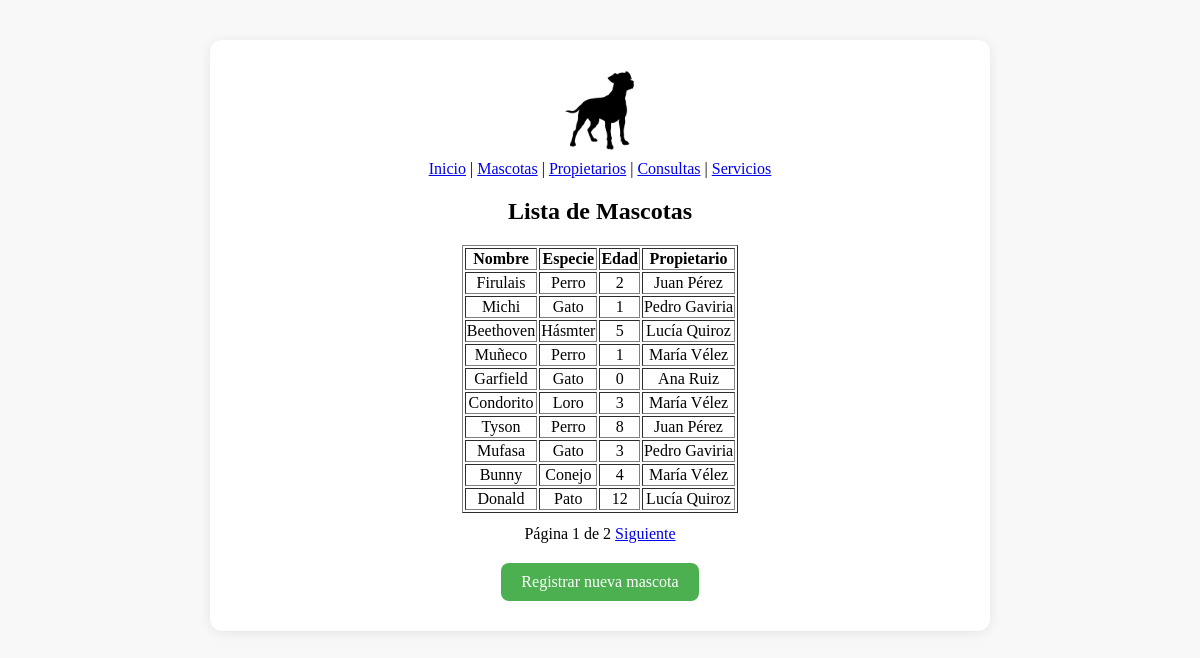
/pets/, run on the app's committed database.
### pets/models.py (models this page shows, shortened)
class Pet(models.Model):
    name = models.CharField(max_length=100)
    species = models.CharField(max_length=50)
    age = models.PositiveIntegerField()
    owner = models.ForeignKey(Owner, on_delete=models.CASCADE)

### owners/models.py (models this page shows, shortened)
class Owner(models.Model):
    name = models.CharField(max_length=100)
    phone = models.CharField(max_length=15)
    email = models.EmailField()

### pets/views.py (the view)
# urls.py: path('', views.pet_list, name='pet_list'),
def pet_list(request):
    pets = Pet.objects.all().order_by('id')
    paginator = Paginator(pets, 10)
    page_number = request.GET.get('page')
    page_obj = paginator.get_page(page_number)
    return render(request, 'pets/pet_list.html', {'page_obj': page_obj})

### templates/pets/pet_list.html (shortened to what this page needs)
{% extends 'base.html' %}
{% block content %}
<h2>Lista de Mascotas</h2>
<table border="1">
    <tr>
        <th>Nombre</th>
        <th>Especie</th>
        <th>Edad</th>
        <th>Propietario</th>
    </tr>
    {% for pet in page_obj %}
    <tr>
        <td>{{ pet.name }}</td>
        <td>{{ pet.species }}</td>
        <td>{{ pet.age }}</td>
        <td>{{ pet.owner.name }}</td>
    </tr>
    {% endfor %}
</table>
<div style="margin-top: 12px;">
    Página {{ page_obj.number }} de {{ page_obj.paginator.num_pages }}
    {% if page_obj.has_next %}
        <a href="?page={{ page_obj.next_page_number }}">Siguiente</a>
    {% endif %}
</div>
<div style="margin-top: 20px;">
    <a href="{% url 'pet_register' %}" style="display:inline-block; padding:10px 20px; background:#4CAF50; color:#fff; text-decoration:none; border-radius:8px;">Registrar nueva mascota</a>
</div>
{% endblock %}

### templates/base.html (shortened to what this page needs)
{% load static %}
<!DOCTYPE html>
<html lang="es">
<head>
</head>
<body>
    <div class="centered">
        <header>
            <img src="{% static 'img/logo.png' %}" alt="Logo Veterinaria" height="80">
            {% if request.path != '/' %}
            <nav>
                <a href="{% url 'home' %}">Inicio</a> |
                <a href="{% url 'pet_list' %}">Mascotas</a> |
                <a href="{% url 'owner_list' %}">Propietarios</a> |
                <a href="{% url 'appointment_list' %}">Consultas</a> |
                <a href="{% url 'services' %}">Servicios</a>
            </nav>
            {% endif %}
        </header>
        {% block content %}{% endblock %}
    </div>
</body>
</html>

### templates/base.html (style rules this page uses)
body { background: #f8f8f8; }
.centered { max-width: 700px; margin: 40px auto 0 auto; background: #fff; padding: 30px 40px; border-radius: 12px; box-shadow: 0 2px 12px rgba(0,0,0,0.08); text-align: center; }
table { margin: 0 auto; }
header img { display: block; margin: 0 auto 10px auto; }
nav { margin-bottom: 20px; }

### data on the page
Pet: name "Firulais", species "Perro", age "2", owner.name "Juan Pérez"
Pet: name "Michi", species "Gato", age "1", owner.name "Pedro Gaviria"
Pet: name "Beethoven", species "Hásmter", age "5", owner.name "Lucía Quiroz"
Pet: name "Muñeco", species "Perro", age "1", owner.name "María Vélez"
Pet: name "Garfield", species "Gato", age "0", owner.name "Ana Ruiz"
Pet: name "Condorito", species "Loro", age "3", owner.name "María Vélez"
Pet: name "Tyson", species "Perro", age "8", owner.name "Juan Pérez"
Pet: name "Mufasa", species "Gato", age "3", owner.name "Pedro Gaviria"
Pet: name "Bunny", species "Conejo", age "4", owner.name "María Vélez"
Pet: name "Donald", species "Pato", age "12", owner.name "Lucía Quiroz"

### other printed values
{{ page_obj.number }} "1"
{{ page_obj.paginator.num_pages }} "2"
